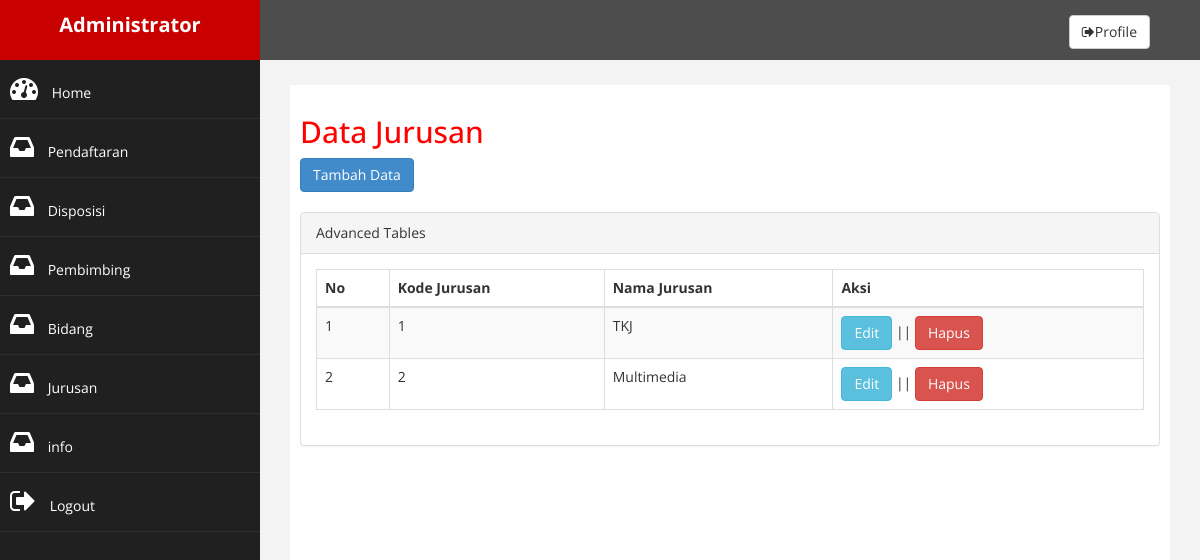
Screenshot of /admin/index.php?halaman=jurusan (signed in) with the database file from the repository.
### tables this page shows
CREATE TABLE `jurusan` (
  `id_jurusan` int(11) NOT NULL,
  `nama_jurusan` varchar(100) NOT NULL
);

### admin/jurusan.php (the view)
<h2>Data Jurusan</h2>
<a href="index.php?halaman=tambahjurusan" class="btn btn-primary">Tambah Data</a> <br><br>
<div class="panel panel-default">
	<div class="panel-heading">
		Advanced Tables
	</div>
	<div class="panel-body">
		<div class="table-responsive">
			<table class="table table-bordered table-hover table-striped" id="datatables">
				<thead>
					<tr>
						<th>No</th>
						<th>Kode Jurusan</th>
						<th>Nama Jurusan</th>
						<th>Aksi</th>
					</tr>
				</thead>
				<tbody>
					<?php $nomor=1; ?>
					<?php $ambil=$koneksi->query("SELECT * FROM jurusan"); ?>
					<?php while ($pecah = $ambil->fetch_assoc()){ ?>
					<tr>
						<td><?php echo $nomor; ?></td>
						<td><?php echo $pecah['id_jurusan']; ?></td>
						<td><?php echo $pecah['nama_jurusan']; ?></td>
						<td>
							<a href="index.php?halaman=editjurusan&id=<?php echo $pecah['id_jurusan']; ?>" class="btn btn-info">Edit</a> ||
							<a href="index.php?halaman=hapusjurusan&id=<?php echo $pecah['id_jurusan']; ?>" class="btn btn-danger">Hapus</a>
						</td>
					</tr>
					<?php $nomor++; ?>
					<?php } ?>
				</tbody>
			</table>
		</div>
	</div>
</div>

### admin/assets2/css/custom.css (style rules this page uses)
body { font-family: 'Open Sans', sans-serif; }
h2 { color: #f00; }

### rows the page displays
jurusan: id_jurusan "1", nama_jurusan "TKJ"
jurusan: id_jurusan "2", nama_jurusan "Multimedia"
